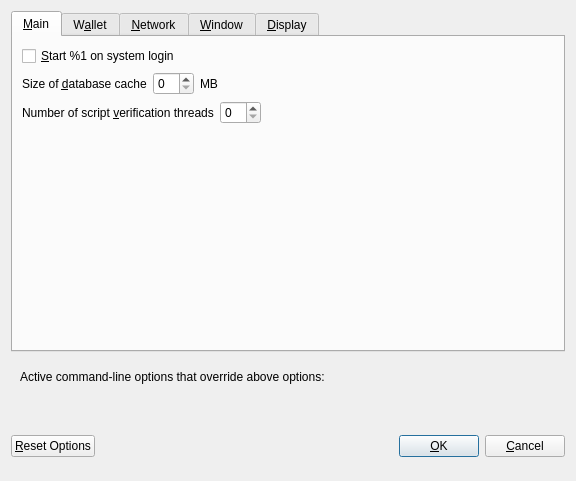
<?xml version="1.0" encoding="UTF-8"?>
<ui version="4.0">
 <class>OptionsDialog</class>
 <widget class="QDialog" name="OptionsDialog">
  <property name="geometry">
   <rect>
    <x>0</x>
    <y>0</y>
    <width>576</width>
    <height>481</height>
   </rect>
  </property>
  <property name="windowTitle">
   <string>Options</string>
  </property>
  <property name="styleSheet">
   <string notr="true"/>
  </property>
  <property name="modal">
   <bool>true</bool>
  </property>
  <layout class="QVBoxLayout" name="verticalLayout">
   <item>
    <widget class="QTabWidget" name="tabWidget">
     <property name="currentIndex">
      <number>0</number>
     </property>
     <widget class="QWidget" name="tabMain">
      <attribute name="title">
       <string>&amp;Main</string>
      </attribute>
      <layout class="QVBoxLayout" name="verticalLayout_Main">
       <item>
        <widget class="QCheckBox" name="bitcoinAtStartup">
         <property name="toolTip">
          <string>Automatically start %1 after logging in to the system.</string>
         </property>
         <property name="text">
          <string>&amp;Start %1 on system login</string>
         </property>
        </widget>
       </item>
       <item>
        <layout class="QHBoxLayout" name="horizontalLayout_2_Main">
         <item>
          <widget class="QLabel" name="databaseCacheLabel">
           <property name="text">
            <string>Size of &amp;database cache</string>
           </property>
           <property name="textFormat">
            <enum>Qt::PlainText</enum>
           </property>
           <property name="buddy">
            <cstring>databaseCache</cstring>
           </property>
          </widget>
         </item>
         <item>
          <widget class="QSpinBox" name="databaseCache"/>
         </item>
         <item>
          <widget class="QLabel" name="databaseCacheUnitLabel">
           <property name="text">
            <string>MB</string>
           </property>
           <property name="textFormat">
            <enum>Qt::PlainText</enum>
           </property>
          </widget>
         </item>
         <item>
          <spacer name="horizontalSpacer_2_Main">
           <property name="orientation">
            <enum>Qt::Horizontal</enum>
           </property>
           <property name="sizeHint" stdset="0">
            <size>
             <width>40</width>
             <height>20</height>
            </size>
           </property>
          </spacer>
         </item>
        </layout>
       </item>
       <item>
        <layout class="QHBoxLayout" name="horizontalLayout_3_Main">
         <item>
          <widget class="QLabel" name="threadsScriptVerifLabel">
           <property name="text">
            <string>Number of script &amp;verification threads</string>
           </property>
           <property name="textFormat">
            <enum>Qt::PlainText</enum>
           </property>
           <property name="buddy">
            <cstring>threadsScriptVerif</cstring>
           </property>
          </widget>
         </item>
         <item>
          <widget class="QSpinBox" name="threadsScriptVerif">
           <property name="toolTip">
            <string>(0 = auto, &lt;0 = leave that many cores free)</string>
           </property>
          </widget>
         </item>
         <item>
          <spacer name="horizontalSpacer_3_Main">
           <property name="orientation">
            <enum>Qt::Horizontal</enum>
           </property>
           <property name="sizeHint" stdset="0">
            <size>
             <width>40</width>
             <height>20</height>
            </size>
           </property>
          </spacer>
         </item>
        </layout>
       </item>
       <item>
        <spacer name="verticalSpacer_Main">
         <property name="orientation">
          <enum>Qt::Vertical</enum>
         </property>
         <property name="sizeHint" stdset="0">
          <size>
           <width>20</width>
           <height>40</height>
          </size>
         </property>
        </spacer>
       </item>
      </layout>
     </widget>
     <widget class="QWidget" name="tabWallet">
      <attribute name="title">
       <string>W&amp;allet</string>
      </attribute>
      <layout class="QVBoxLayout" name="verticalLayout_Wallet">
       <item>
        <widget class="QGroupBox" name="groupBox">
         <property name="title">
          <string>Expert</string>
         </property>
         <layout class="QVBoxLayout" name="verticalLayout_2">
          <item>
           <widget class="QCheckBox" name="coinControlFeatures">
            <property name="toolTip">
             <string>Whether to show coin control features or not.</string>
            </property>
            <property name="text">
             <string>Enable coin &amp;control features</string>
            </property>
           </widget>
          </item>
          <item>
           <widget class="QCheckBox" name="showMasternodesTab">
            <property name="toolTip">
             <string>Show additional tab listing all your masternodes in first sub-tab&lt;br/&gt;and all masternodes on the network in second sub-tab.</string>
            </property>
            <property name="text">
             <string>Show Masternodes Tab</string>
            </property>
           </widget>
          </item>
          <item>
           <widget class="QCheckBox" name="showAdvancedPSUI">
            <property name="toolTip">
             <string>Show additional information and buttons for PrivateSend on overview screen.</string>
            </property>
            <property name="text">
             <string>Enable advanced PrivateSend interface</string>
            </property>
           </widget>
          </item>
          <item>
           <widget class="QCheckBox" name="lowKeysWarning">
            <property name="toolTip">
             <string>Show warning dialog when PrivateSend detects that wallet has very low number of keys left.</string>
            </property>
            <property name="text">
             <string>Warn if PrivateSend is running out of keys</string>
            </property>
           </widget>
          </item>
          <item>
           <widget class="QCheckBox" name="privateSendMultiSession">
            <property name="toolTip">
             <string>Whether to use experimental PrivateSend mode with multiple mixing sessions per block.&lt;br/&gt;Note: You must use this feature carefully.&lt;br/&gt;Make sure you always have recent wallet (auto)backup in a safe place!</string>
            </property>
            <property name="text">
             <string>Enable PrivateSend &amp;multi-session</string>
            </property>
           </widget>
          </item>
          <item>
           <widget class="QCheckBox" name="spendZeroConfChange">
            <property name="toolTip">
             <string>If you disable the spending of unconfirmed change, the change from a transaction&lt;br/&gt;cannot be used until that transaction has at least one confirmation.&lt;br/&gt;This also affects how your balance is computed.</string>
            </property>
            <property name="text">
             <string>&amp;Spend unconfirmed change</string>
            </property>
           </widget>
          </item>
         </layout>
        </widget>
       </item>
       <item>
        <layout class="QHBoxLayout" name="horizontalLayout_4_Wallet">
         <item>
          <widget class="QLabel" name="label">
           <property name="toolTip">
            <string>This setting determines the amount of individual masternodes that an input will be anonymized through.&lt;br/&gt;More rounds of anonymization gives a higher degree of privacy, but also costs more in fees.</string>
           </property>
           <property name="text">
            <string>PrivateSend rounds to use</string>
           </property>
          </widget>
         </item>
         <item>
          <widget class="QSpinBox" name="privateSendRounds">
           <property name="minimum">
            <number>2</number>
           </property>
           <property name="maximum">
            <number>8</number>
           </property>
           <property name="value">
            <number>4</number>
           </property>
          </widget>
         </item>
        </layout>
       </item>
       <item>
        <layout class="QHBoxLayout" name="horizontalLayout">
         <item>
          <widget class="QLabel" name="label_2">
           <property name="toolTip">
            <string>This amount acts as a threshold to turn off PrivateSend once it's reached.</string>
           </property>
           <property name="statusTip">
            <string notr="true"/>
           </property>
           <property name="whatsThis">
            <string notr="true"/>
           </property>
           <property name="accessibleName">
            <string notr="true"/>
           </property>
           <property name="accessibleDescription">
            <string notr="true"/>
           </property>
           <property name="text">
            <string>Amount of ZeroOne to keep anonymized</string>
           </property>
          </widget>
         </item>
         <item>
          <widget class="QSpinBox" name="privateSendAmount">
           <property name="minimum">
            <number>2</number>
           </property>
           <property name="maximum">
            <number>2000</number>
           </property>
           <property name="singleStep">
            <number>10</number>
           </property>
           <property name="value">
            <number>1000</number>
           </property>
          </widget>
         </item>
        </layout>
       </item>
       <item>
        <spacer name="verticalSpacer_Wallet">
         <property name="orientation">
          <enum>Qt::Vertical</enum>
         </property>
         <property name="sizeHint" stdset="0">
          <size>
           <width>20</width>
           <height>40</height>
          </size>
         </property>
        </spacer>
       </item>
      </layout>
     </widget>
     <widget class="QWidget" name="tabNetwork">
      <attribute name="title">
       <string>&amp;Network</string>
      </attribute>
      <layout class="QVBoxLayout" name="verticalLayout_Network">
       <item>
        <widget class="QCheckBox" name="mapPortUpnp">
         <property name="toolTip">
          <string>Automatically open the ZeroOne Core client port on the router. This only works when your router supports UPnP and it is enabled.</string>
         </property>
         <property name="text">
          <string>Map port using &amp;UPnP</string>
         </property>
        </widget>
       </item>
       <item>
        <widget class="QCheckBox" name="allowIncoming">
         <property name="toolTip">
          <string>Accept connections from outside</string>
         </property>
         <property name="text">
          <string>Allow incoming connections</string>
         </property>
        </widget>
       </item>
       <item>
        <widget class="QCheckBox" name="connectSocks">
         <property name="toolTip">
          <string>Connect to the ZeroOne network through a SOCKS5 proxy.</string>
         </property>
         <property name="text">
          <string>&amp;Connect through SOCKS5 proxy (default proxy):</string>
         </property>
        </widget>
       </item>
       <item>
        <layout class="QHBoxLayout" name="horizontalLayout_1_Network">
         <item>
          <widget class="QLabel" name="proxyIpLabel">
           <property name="text">
            <string>Proxy &amp;IP:</string>
           </property>
           <property name="textFormat">
            <enum>Qt::PlainText</enum>
           </property>
           <property name="buddy">
            <cstring>proxyIp</cstring>
           </property>
          </widget>
         </item>
         <item>
          <widget class="QValidatedLineEdit" name="proxyIp">
           <property name="minimumSize">
            <size>
             <width>140</width>
             <height>0</height>
            </size>
           </property>
           <property name="maximumSize">
            <size>
             <width>140</width>
             <height>16777215</height>
            </size>
           </property>
           <property name="toolTip">
            <string>IP address of the proxy (e.g. IPv4: 127.0.0.1 / IPv6: ::1)</string>
           </property>
          </widget>
         </item>
         <item>
          <widget class="QLabel" name="proxyPortLabel">
           <property name="text">
            <string>&amp;Port:</string>
           </property>
           <property name="textFormat">
            <enum>Qt::PlainText</enum>
           </property>
           <property name="buddy">
            <cstring>proxyPort</cstring>
           </property>
          </widget>
         </item>
         <item>
          <widget class="QLineEdit" name="proxyPort">
           <property name="minimumSize">
            <size>
             <width>55</width>
             <height>0</height>
            </size>
           </property>
           <property name="maximumSize">
            <size>
             <width>55</width>
             <height>16777215</height>
            </size>
           </property>
           <property name="toolTip">
            <string>Port of the proxy (e.g. 9050)</string>
           </property>
          </widget>
         </item>
         <item>
          <spacer name="horizontalSpacer_1_Network">
           <property name="orientation">
            <enum>Qt::Horizontal</enum>
           </property>
           <property name="sizeHint" stdset="0">
            <size>
             <width>40</width>
             <height>20</height>
            </size>
           </property>
          </spacer>
         </item>
        </layout>
       </item>
       <item>
        <layout class="QHBoxLayout" name="horizontalLayout_2_Network">
         <item>
          <widget class="QLabel" name="proxyActiveNets">
           <property name="text">
            <string>Used for reaching peers via:</string>
           </property>
           <property name="textFormat">
            <enum>Qt::PlainText</enum>
           </property>
          </widget>
         </item>
         <item>
          <widget class="QCheckBox" name="proxyReachIPv4">
           <property name="enabled">
            <bool>false</bool>
           </property>
           <property name="toolTip">
            <string>Shows, if the supplied default SOCKS5 proxy is used to reach peers via this network type.</string>
           </property>
           <property name="text">
            <string/>
           </property>
          </widget>
         </item>
         <item>
          <widget class="QLabel" name="proxyReachIPv4Label">
           <property name="text">
            <string>IPv4</string>
           </property>
           <property name="textFormat">
            <enum>Qt::PlainText</enum>
           </property>
          </widget>
         </item>
         <item>
          <widget class="QCheckBox" name="proxyReachIPv6">
           <property name="enabled">
            <bool>false</bool>
           </property>
           <property name="toolTip">
            <string>Shows, if the supplied default SOCKS5 proxy is used to reach peers via this network type.</string>
           </property>
           <property name="text">
            <string/>
           </property>
          </widget>
         </item>
         <item>
          <widget class="QLabel" name="proxyReachIPv6Label">
           <property name="text">
            <string>IPv6</string>
           </property>
           <property name="textFormat">
            <enum>Qt::PlainText</enum>
           </property>
          </widget>
         </item>
         <item>
          <widget class="QCheckBox" name="proxyReachTor">
           <property name="enabled">
            <bool>false</bool>
           </property>
           <property name="toolTip">
            <string>Shows, if the supplied default SOCKS5 proxy is used to reach peers via this network type.</string>
           </property>
           <property name="text">
            <string/>
           </property>
          </widget>
         </item>
         <item>
          <widget class="QLabel" name="proxyReachTorLabel">
           <property name="text">
            <string>Tor</string>
           </property>
           <property name="textFormat">
            <enum>Qt::PlainText</enum>
           </property>
          </widget>
         </item>
         <item>
          <spacer name="horizontalSpacer_2_Network">
           <property name="orientation">
            <enum>Qt::Horizontal</enum>
           </property>
           <property name="sizeHint" stdset="0">
            <size>
             <width>40</width>
             <height>20</height>
            </size>
           </property>
          </spacer>
         </item>
        </layout>
       </item>
       <item>
        <widget class="QCheckBox" name="connectSocksTor">
         <property name="toolTip">
          <string>Connect to the ZeroOne network through a separate SOCKS5 proxy for Tor hidden services.</string>
         </property>
         <property name="text">
          <string>Use separate SOCKS5 proxy to reach peers via Tor hidden services:</string>
         </property>
        </widget>
       </item>
       <item>
        <layout class="QHBoxLayout" name="horizontalLayout_3_Network">
         <item>
          <widget class="QLabel" name="proxyIpTorLabel">
           <property name="text">
            <string>Proxy &amp;IP:</string>
           </property>
           <property name="textFormat">
            <enum>Qt::PlainText</enum>
           </property>
           <property name="buddy">
            <cstring>proxyIpTor</cstring>
           </property>
          </widget>
         </item>
         <item>
          <widget class="QValidatedLineEdit" name="proxyIpTor">
           <property name="minimumSize">
            <size>
             <width>140</width>
             <height>0</height>
            </size>
           </property>
           <property name="maximumSize">
            <size>
             <width>140</width>
             <height>16777215</height>
            </size>
           </property>
           <property name="toolTip">
            <string>IP address of the proxy (e.g. IPv4: 127.0.0.1 / IPv6: ::1)</string>
           </property>
          </widget>
         </item>
         <item>
          <widget class="QLabel" name="proxyPortTorLabel">
           <property name="text">
            <string>&amp;Port:</string>
           </property>
           <property name="textFormat">
            <enum>Qt::PlainText</enum>
           </property>
           <property name="buddy">
            <cstring>proxyPortTor</cstring>
           </property>
          </widget>
         </item>
         <item>
          <widget class="QLineEdit" name="proxyPortTor">
           <property name="minimumSize">
            <size>
             <width>55</width>
             <height>0</height>
            </size>
           </property>
           <property name="maximumSize">
            <size>
             <width>55</width>
             <height>16777215</height>
            </size>
           </property>
           <property name="toolTip">
            <string>Port of the proxy (e.g. 9050)</string>
           </property>
          </widget>
         </item>
         <item>
          <spacer name="horizontalSpacer_4_Network">
           <property name="orientation">
            <enum>Qt::Horizontal</enum>
           </property>
           <property name="sizeHint" stdset="0">
            <size>
             <width>40</width>
             <height>20</height>
            </size>
           </property>
          </spacer>
         </item>
        </layout>
       </item>
       <item>
        <spacer name="verticalSpacer_Network">
         <property name="orientation">
          <enum>Qt::Vertical</enum>
         </property>
         <property name="sizeHint" stdset="0">
          <size>
           <width>20</width>
           <height>40</height>
          </size>
         </property>
        </spacer>
       </item>
      </layout>
     </widget>
     <widget class="QWidget" name="tabWindow">
      <attribute name="title">
       <string>&amp;Window</string>
      </attribute>
      <layout class="QVBoxLayout" name="verticalLayout_Window">
       <item>
        <widget class="QCheckBox" name="hideTrayIcon">
         <property name="toolTip">
          <string>&amp;Hide the icon from the system tray.</string>
         </property>
         <property name="text">
          <string>Hide tray icon</string>
         </property>
        </widget>
       </item>
       <item>
        <widget class="QCheckBox" name="minimizeToTray">
         <property name="toolTip">
          <string>Show only a tray icon after minimizing the window.</string>
         </property>
         <property name="text">
          <string>&amp;Minimize to the tray instead of the taskbar</string>
         </property>
        </widget>
       </item>
       <item>
        <widget class="QCheckBox" name="minimizeOnClose">
         <property name="toolTip">
          <string>Minimize instead of exit the application when the window is closed. When this option is enabled, the application will be closed only after selecting Exit in the menu.</string>
         </property>
         <property name="text">
          <string>M&amp;inimize on close</string>
         </property>
        </widget>
       </item>
       <item>
        <spacer name="verticalSpacer_Window">
         <property name="orientation">
          <enum>Qt::Vertical</enum>
         </property>
         <property name="sizeHint" stdset="0">
          <size>
           <width>20</width>
           <height>40</height>
          </size>
         </property>
        </spacer>
       </item>
      </layout>
     </widget>
     <widget class="QWidget" name="tabDisplay">
      <attribute name="title">
       <string>&amp;Display</string>
      </attribute>
      <layout class="QVBoxLayout" name="verticalLayout_Display">
       <item>
        <layout class="QHBoxLayout" name="horizontalLayout_1_Display">
         <item>
          <widget class="QLabel" name="langLabel">
           <property name="text">
            <string>User Interface &amp;language:</string>
           </property>
           <property name="textFormat">
            <enum>Qt::PlainText</enum>
           </property>
           <property name="buddy">
            <cstring>lang</cstring>
           </property>
          </widget>
         </item>
         <item>
          <widget class="QValueComboBox" name="lang">
           <property name="toolTip">
            <string>The user interface language can be set here. This setting will take effect after restarting %1.</string>
           </property>
          </widget>
         </item>
        </layout>
       </item>
       <item>
        <widget class="QLabel" name="label_3">
         <property name="toolTip">
          <string notr="true"/>
         </property>
         <property name="statusTip">
          <string notr="true"/>
         </property>
         <property name="whatsThis">
          <string notr="true"/>
         </property>
         <property name="accessibleName">
          <string notr="true"/>
         </property>
         <property name="text">
          <string>Language missing or translation incomplete? Help contributing translations here:
https://www.transifex.com/projects/p/zeroone/</string>
         </property>
         <property name="wordWrap">
          <bool>true</bool>
         </property>
         <property name="openExternalLinks">
          <bool>true</bool>
         </property>
         <property name="textInteractionFlags">
          <set>Qt::TextBrowserInteraction</set>
         </property>
        </widget>
       </item>
       <item>
        <layout class="QHBoxLayout" name="horizontalLayout_4_Display" stretch="0,0">
         <item>
          <widget class="QLabel" name="themeLabel">
           <property name="text">
            <string>User Interface Theme:</string>
           </property>
          </widget>
         </item>
         <item>
          <widget class="QValueComboBox" name="theme"/>
         </item>
        </layout>
       </item>
       <item>
        <widget class="Line" name="line">
         <property name="orientation">
          <enum>Qt::Horizontal</enum>
         </property>
        </widget>
       </item>
       <item>
        <layout class="QHBoxLayout" name="horizontalLayout_2_Display">
         <item>
          <widget class="QLabel" name="unitLabel">
           <property name="text">
            <string>&amp;Unit to show amounts in:</string>
           </property>
           <property name="textFormat">
            <enum>Qt::PlainText</enum>
           </property>
           <property name="buddy">
            <cstring>unit</cstring>
           </property>
          </widget>
         </item>
         <item>
          <widget class="QValueComboBox" name="unit">
           <property name="toolTip">
            <string>Choose the default subdivision unit to show in the interface and when sending coins.</string>
           </property>
          </widget>
         </item>
        </layout>
       </item>
       <item>
        <layout class="QHBoxLayout" name="horizontalLayout_5_Display">
         <item>
          <widget class="QLabel" name="digitsLabel">
           <property name="text">
            <string>Decimal digits</string>
           </property>
          </widget>
         </item>
         <item>
          <widget class="QValueComboBox" name="digits"/>
         </item>
        </layout>
       </item>
       <item>
        <layout class="QHBoxLayout" name="horizontalLayout_3_Display">
         <item>
          <widget class="QLabel" name="thirdPartyTxUrlsLabel">
           <property name="toolTip">
            <string>Third party URLs (e.g. a block explorer) that appear in the transactions tab as context menu items.&lt;br/&gt;%s in the URL is replaced by transaction hash. Multiple URLs are separated by vertical bar |.</string>
           </property>
           <property name="text">
            <string>Third party transaction URLs</string>
           </property>
           <property name="buddy">
            <cstring>thirdPartyTxUrls</cstring>
           </property>
          </widget>
         </item>
         <item>
          <widget class="QLineEdit" name="thirdPartyTxUrls">
           <property name="toolTip">
            <string>Third party URLs (e.g. a block explorer) that appear in the transactions tab as context menu items.&lt;br/&gt;%s in the URL is replaced by transaction hash. Multiple URLs are separated by vertical bar |.</string>
           </property>
          </widget>
         </item>
        </layout>
       </item>
       <item>
        <spacer name="verticalSpacer">
         <property name="orientation">
          <enum>Qt::Vertical</enum>
         </property>
         <property name="sizeHint" stdset="0">
          <size>
           <width>20</width>
           <height>40</height>
          </size>
         </property>
        </spacer>
       </item>
      </layout>
     </widget>
    </widget>
   </item>
   <item>
    <widget class="QFrame" name="frame">
     <layout class="QVBoxLayout" name="verticalLayout_Bottom">
      <item>
       <layout class="QHBoxLayout" name="horizontalLayout_Bottom">
        <item>
         <widget class="QLabel" name="overriddenByCommandLineInfoLabel">
          <property name="text">
           <string>Active command-line options that override above options:</string>
          </property>
          <property name="textFormat">
           <enum>Qt::PlainText</enum>
          </property>
         </widget>
        </item>
        <item>
         <spacer name="horizontalSpacer_Bottom">
          <property name="orientation">
           <enum>Qt::Horizontal</enum>
          </property>
          <property name="sizeHint" stdset="0">
           <size>
            <width>40</width>
            <height>20</height>
           </size>
          </property>
         </spacer>
        </item>
       </layout>
      </item>
      <item>
       <widget class="QLabel" name="overriddenByCommandLineLabel">
        <property name="text">
         <string/>
        </property>
        <property name="textFormat">
         <enum>Qt::PlainText</enum>
        </property>
        <property name="wordWrap">
         <bool>true</bool>
        </property>
       </widget>
      </item>
     </layout>
    </widget>
   </item>
   <item>
    <layout class="QHBoxLayout" name="horizontalLayout_Buttons">
     <item>
      <widget class="QPushButton" name="resetButton">
       <property name="toolTip">
        <string>Reset all client options to default.</string>
       </property>
       <property name="text">
        <string>&amp;Reset Options</string>
       </property>
       <property name="autoDefault">
        <bool>false</bool>
       </property>
      </widget>
     </item>
     <item>
      <spacer name="horizontalSpacer_1">
       <property name="orientation">
        <enum>Qt::Horizontal</enum>
       </property>
       <property name="sizeHint" stdset="0">
        <size>
         <width>40</width>
         <height>48</height>
        </size>
       </property>
      </spacer>
     </item>
     <item>
      <widget class="QLabel" name="statusLabel">
       <property name="minimumSize">
        <size>
         <width>200</width>
         <height>0</height>
        </size>
       </property>
       <property name="font">
        <font>
         <weight>75</weight>
         <bold>true</bold>
        </font>
       </property>
       <property name="text">
        <string/>
       </property>
       <property name="textFormat">
        <enum>Qt::PlainText</enum>
       </property>
       <property name="wordWrap">
        <bool>true</bool>
       </property>
      </widget>
     </item>
     <item>
      <spacer name="horizontalSpacer_2">
       <property name="orientation">
        <enum>Qt::Horizontal</enum>
       </property>
       <property name="sizeHint" stdset="0">
        <size>
         <width>40</width>
         <height>48</height>
        </size>
       </property>
      </spacer>
     </item>
     <item>
      <widget class="QPushButton" name="okButton">
       <property name="text">
        <string>&amp;OK</string>
       </property>
       <property name="autoDefault">
        <bool>false</bool>
       </property>
       <property name="default">
        <bool>true</bool>
       </property>
      </widget>
     </item>
     <item>
      <widget class="QPushButton" name="cancelButton">
       <property name="text">
        <string>&amp;Cancel</string>
       </property>
       <property name="autoDefault">
        <bool>false</bool>
       </property>
      </widget>
     </item>
    </layout>
   </item>
  </layout>
 </widget>
 <customwidgets>
  <customwidget>
   <class>QValidatedLineEdit</class>
   <extends>QLineEdit</extends>
   <header>qvalidatedlineedit.h</header>
  </customwidget>
  <customwidget>
   <class>QValueComboBox</class>
   <extends>QComboBox</extends>
   <header>qvaluecombobox.h</header>
  </customwidget>
 </customwidgets>
 <resources/>
 <connections/>
</ui>
